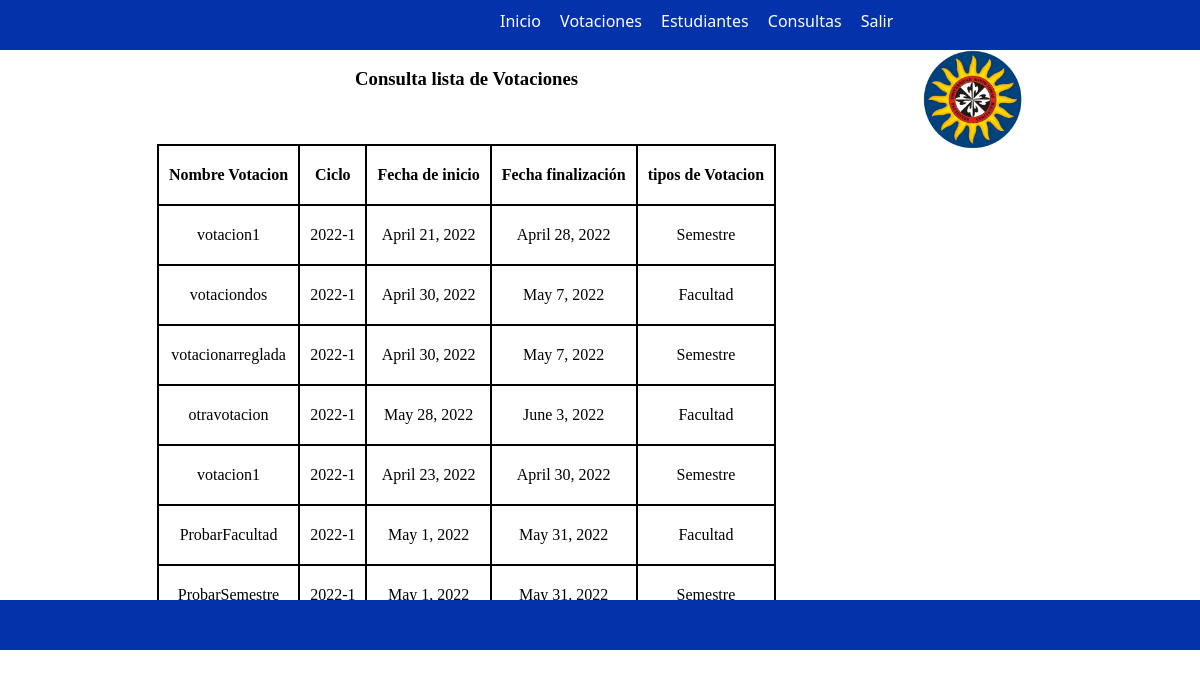
The app's page /listade-votaciones/ (signed in), older data.
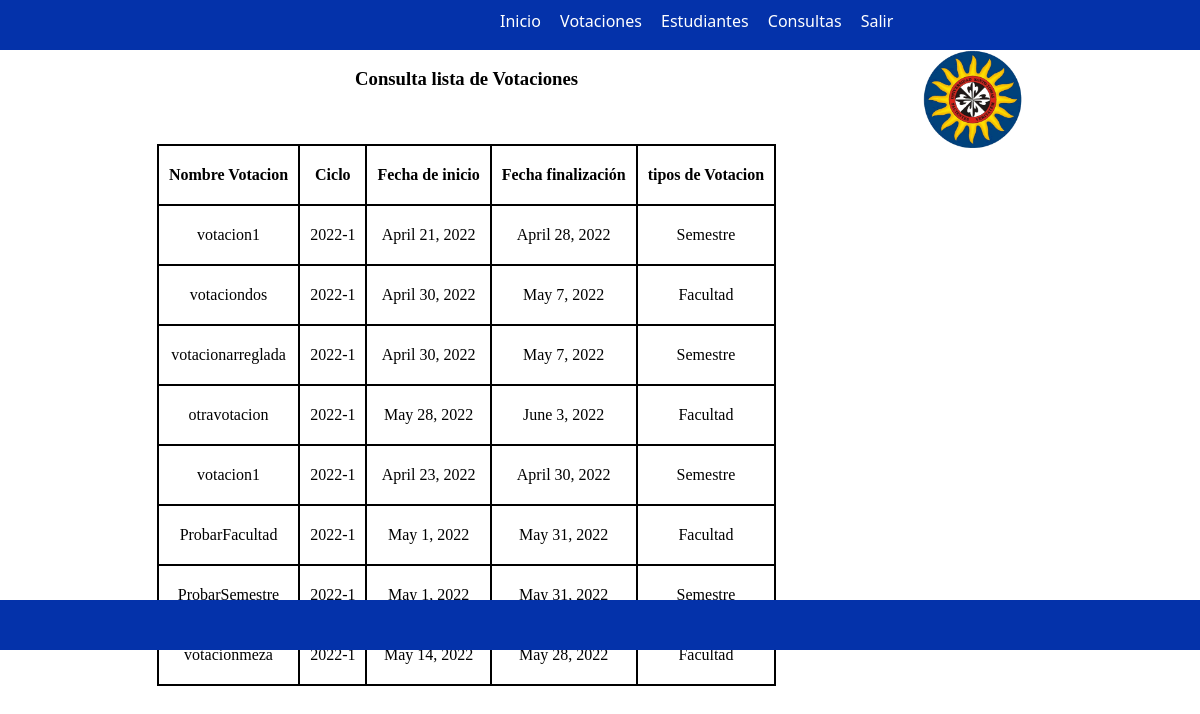
The same page, newer data.
### app/models.py (models this page shows, shortened)
class Votacion (models.Model):
    nombre= models.CharField(max_length=45, null=False)
    tipo= models.ForeignKey(
        TipoVotacion,
        related_name='tipos_votaciones',
        on_delete=models.PROTECT
    )
    estado= models.ForeignKey(EstadoVotacion,
        related_name='estado_votaciones',
        on_delete=models.PROTECT
    )
    facultad= models.ForeignKey(Facultad,
        related_name='facultad_votaciones',
        null=False,
        on_delete=models.PROTECT
    )
    fechaInicio=models.DateField(auto_now=False, auto_now_add=False, null=True)
    fechaFinal=models.DateField(auto_now=False, auto_now_add=False,null=True)
    class Meta:
        app_label= 'app'

### app/views.py (the view)
# urls.py: path('listade-votaciones/', views.listade_votaciones, name='listade-votaciones'),
@login_required
def listade_votaciones(request):
    lista2 = Votacion.objects.all()
    print(lista2)
    contexto ={
        'listade_votaciones':lista2,
    }
    return render(request, 'app/listade-votaciones.html',contexto)

### app/templates/app/listade-votaciones.html (shortened to what this page needs)
{% load static %}
<html lang="en">
<head>
    <link href="{% static 'app/css/estilo_consultavotacion.css' %}" rel="stylesheet">
</head>
<body>
      <div class="contenedor" >
        <div class="header">
          <ul id="menu">
            <li ><a href="{% url 'app:menu_decano' %}">Inicio</a></li>
            <li ><a href="{% url 'app:vot' %}">Votaciones</a></li>
            <li><a href="{% url 'app:est' %}">Estudiantes</a></li>
            <li><a href="{% url 'app:consult' %}">Consultas</a></li>
            <li><a href="{% url 'app:ingresar' %}" >Salir</a></li>
        </ul>
        </div>
            <div class="contenido">
                <br>
                <h3>Consulta lista de Votaciones</h2>
                <br><br>
                <br><br>
                <table>
                          <thead>
                            <tr>
                              <th>Nombre Votacion</th>
                              <th>Ciclo</th>
                              <th>Fecha de inicio</th>
                              <th>Fecha finalización</th>
                              <th>tipos de Votacion</th>
                            </tr>
                          </thead>
                          <tbody>
                            {%for lista2  in listade_votaciones%}
                            <tr class="fila">
                              <td>{{lista2.nombre}}</td>
                              <td>2022-1</td>
                              <td>{{lista2.fechaInicio}}</td>
                              <td>{{lista2.fechaFinal}}</td>
                              <td>
                                {%if lista2.tipo_id is 1%}
                                Semestre
                                {%else%}
                                Facultad
                                {%endif%}
                                </td>
                            </tr>
                            {% endfor%}
                          </tbody>
                        </table>
                        <br>
          </div>
              <div class="contenido2">
                <img src="{% static 'app/image/Logotipo_USTA_Colombia.png' %}" alt="logo" width="100">              </div>
              <div class="footer"></div>
            </div>
</body>
</html>

Row changes from the older to the newer data that the page shows:
added Votacion: nombre "votacionmeza", fechaInicio "May 14, 2022", fechaFinal "May 28, 2022", shows "Facultad"
